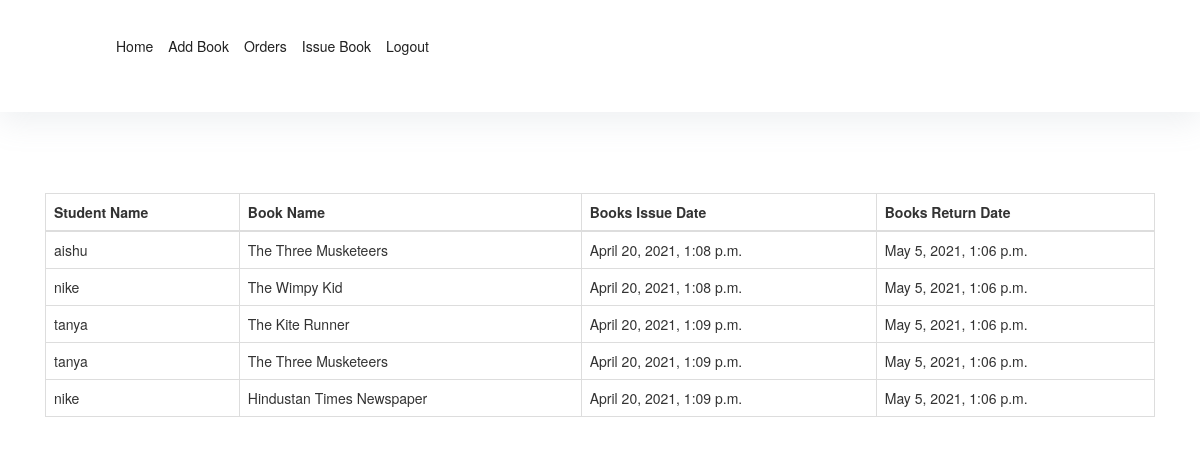
/admin-orders/ (signed in), run on the app's committed database.
### books/models.py (models this page shows, shortened)
class order(models.Model):
    studentname = models.CharField(max_length=100)
    bookname = models.CharField(max_length=100)
    issue_date = models.DateTimeField(auto_now_add=True, null=True)
    return_date = models.DateTimeField(default=datetime.now()+timedelta(days=15), null=True)

### books/views.py (the view)
# urls.py: path('admin-orders/', views.orders),
@login_required(login_url="/")
def orders(request):
    x = order.objects.all()
    context = {'bks':x}
    return render(request,'admin-orders.html',context)

### templates/admin-orders.html (shortened to what this page needs)
{% extends "admin-layout.html" %}
{% block body %}
<!DOCTYPE html>
<html>
    <head>
        <link rel="stylesheet" href="https://maxcdn.bootstrapcdn.com/bootstrap/3.2.0/css/bootstrap.min.css">
        <link rel="stylesheet" href="https://s3-us-west-2.amazonaws.com/s.cdpn.io/123941/rwd.table.min.css">
        <link rel="stylesheet" href="/media/css/orders.css">
    </head>
    <body>
        <h2>Responsive Table with RWD-Table-Patterns</h2>
<div class="container" style="margin-top: 100px;">
  <div class="row">
    <div class="col-xs-12">
      <div class="table-responsive" data-pattern="priority-columns">
        <table summary="This table shows how to create responsive tables using RWD-Table-Patterns' functionality" class="table table-bordered table-hover">
          <thead>
            <tr>
              <th data-priority="1">Student Name</th>
              <th data-priority="2">Book Name</th>
              <th data-priority="4">Books Issue Date</th>
              <th data-priority="4">Books Return Date</th>
            </tr>
          </thead>
          <tbody>
          {% for bk in bks %}
            <tr>
              <td>{{ bk.studentname }}</td>
              <td>{{ bk.bookname }}</td>
              <td>{{ bk.issue_date }}</td>
              <td>{{ bk.return_date }}</td>
            </tr>
          {% endfor %}
          </tbody>
        </table>
      </div>
    </div>
  </div>
</div>
    </body>
</html>
{% endblock %}

### templates/admin-layout.html (shortened to what this page needs)
<!DOCTYPE html>
<html>
    <head>
        <link rel="stylesheet" href="https://cdnjs.cloudflare.com/ajax/libs/twitter-bootstrap/4.1.3/css/bootstrap.min.css">
        <link rel="stylesheet" href="/media/css/alayout.css">
    </head>
    <body>
        <body class="hero-anime">
	<div class="navigation-wrap bg-light start-header start-style">
		<div class="container">
			<div class="row">
				<div class="col-12">
					<nav class="navbar navbar-expand-md navbar-light">
						<a class="navbar-brand" href="https://front.codes/" target="_blank"><img src="https://www.flaticon.com/svg/vstatic/svg/864/864685.svg?token=exp=1618561464~hmac=8ac96113041c248e6ea30891c72d2f4e" alt=""></a>
						<div class="collapse navbar-collapse" id="navbarSupportedContent">
							<ul class="navbar-nav ml-auto py-4 py-md-0">
								<li class="nav-item pl-4 pl-md-0 ml-0 ml-md-4">
									<a class="nav-link" href="/admin/">Home</a>
								</li>
								<li class="nav-item pl-4 pl-md-0 ml-0 ml-md-4">
									<a class="nav-link" href="/admin-addbook/">Add Book</a>
								</li>
								<li class="nav-item pl-4 pl-md-0 ml-0 ml-md-4">
									<a class="nav-link" href="/admin-orders/"> Orders</a>
								</li>
								<li class="nav-item pl-4 pl-md-0 ml-0 ml-md-4">
									<a class="nav-link" href="/admin-issue/">Issue Book</a>
								</li>
								<li class="nav-item pl-4 pl-md-0 ml-0 ml-md-4">
									<a class="nav-link" href="/logout/">Logout</a>
								</li>
							</ul>
						</div>
					</nav>
				</div>
			</div>
		</div>
	</div>
</body>
    </body>
</html>
{% block body %} {% endblock %}

### media/css/alayout.css (style rules this page uses)
body { font-family: 'Poppins', sans-serif; font-size: 16px; line-height: 24px; font-weight: 400; color: #212112; background-image: url('https://s3-us-west-2.amazonaws.com/s.cdpn.io/1462889/pat-back.svg'); background-position: center; background-repeat: repeat; background-size: 7%; background-color: #fff; overflow-x: hidden; transition: all 200ms linear; }
.start-header { opacity: 1; transform: translateY(0); padding: 20px 0; box-shadow: 0 10px 30px 0 rgba(138, 155, 165, 0.15); -webkit-transition : all 0.3s ease-out; transition : all 0.3s ease-out; }
.navigation-wrap { position: fixed; width: 100%; top: 0; left: 0; z-index: 1000; -webkit-transition : all 0.3s ease-out; transition : all 0.3s ease-out; }
.navbar { padding: 0; }
.nav-link { color: #212121 !important; font-weight: 500; transition: all 200ms linear; }
.nav-link { position: relative; padding: 5px 0 !important; display: inline-block; }
.nav-item:after { position: absolute; bottom: -5px; left: 0; width: 100%; height: 2px; content: ''; background-color: #8167a9; opacity: 0; transition: all 200ms linear; }
.nav-item { position: relative; transition: all 200ms linear; }
.bg-light { background-color: #fff !important; transition: all 200ms linear; }

### media/css/orders.css (style rules this page uses)
h2 { text-align: center; padding: 20px 0; }
.table-bordered { border: 1px solid #ddd !important; }

### data on the page
order: studentname "aishu", bookname "The Three Musketeers", issue_date "April 20, 2021, 1:08 p.m.", return_date "May 5, 2021, 1:06 p.m."
order: studentname "nike", bookname "The Wimpy Kid", issue_date "April 20, 2021, 1:08 p.m.", return_date "May 5, 2021, 1:06 p.m."
order: studentname "tanya", bookname "The Kite Runner", issue_date "April 20, 2021, 1:09 p.m.", return_date "May 5, 2021, 1:06 p.m."
order: studentname "tanya", bookname "The Three Musketeers", issue_date "April 20, 2021, 1:09 p.m.", return_date "May 5, 2021, 1:06 p.m."
order: studentname "nike", bookname "Hindustan Times Newspaper", issue_date "April 20, 2021, 1:09 p.m.", return_date "May 5, 2021, 1:06 p.m."
